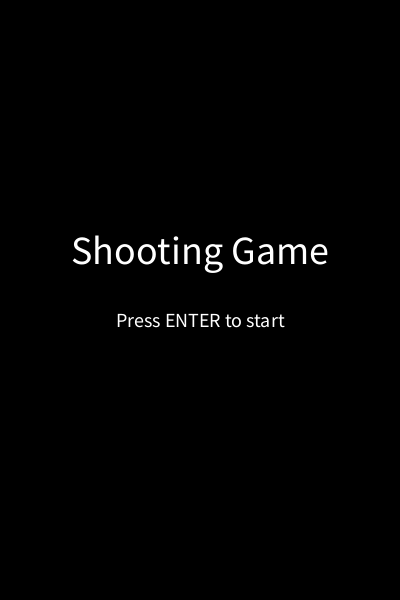
Frame 1 (no input)
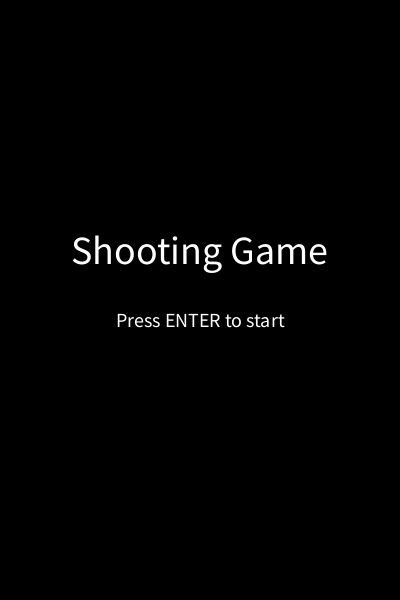
Frame 60 (the mouse pressed at the canvas centre just before this capture)
Frame 120 (the mouse held since frame 60 and released just before this capture): identical to frame 60, image omitted

The Processing sketch that drew these frames (run headless with seeded random() and noise(); from frame 60 on, the mouse is pressed at the canvas centre):

// Processing sketch: shooting_game
// ── shooting_game.pde
int shooterX;  // 射擊器的 X 座標
int shooterY;  // 射擊器的 Y 座標（固定在底部）
int shooterWidth = 60, shooterHeight = 20;  // 射擊器尺寸

ArrayList<Bullet> bullets;  // 存放我方子彈的列表
int bulletSpeed = 12;  // 子彈的速度
int bulletCount = 0;

int ballRadius = 20;  // 球的半徑
ArrayList<Ball> balls;  // 存放所有球的列表
ArrayList<EnemyBullet> enemyBullets;  // 存放敵方子彈的列表

int timer = 30;  // 每關的遊戲時間（秒）
int startTime;   // 遊戲開始的時間戳

int level = 0;  // 關卡（0 表示開始畫面）
int lives = 3;  // 我方生命
boolean gameOver = false;  // 是否遊戲結束
boolean levelComplete = false;  // 是否完成當前關卡

void setup() {
  size(400, 600);
  shooterX = width / 2 - shooterWidth / 2;
  shooterY = height - 50;

  bullets = new ArrayList<Bullet>();
}

void draw() {
  if (level == 0) {
    showStartScreen();  // 顯示開始畫面
  } else if (level > 0 && levelComplete) {
    showLevelTransitionScreen();  // 顯示關卡過渡畫面
  } else {
    runGame();  // 遊戲運行邏輯
  }
}

void showStartScreen() {
  background(0);
  fill(255);
  textSize(40);
  textAlign(CENTER, CENTER);
  text("Shooting Game", width / 2, height / 2 - 50);
  textSize(20);
  text("Press ENTER to start", width / 2, height / 2 + 20);
}

void showLevelTransitionScreen() {
  background(0);
  fill(255);
  textSize(40);
  textAlign(CENTER, CENTER);
  text("Level " + level + " Complete!", width / 2, height / 2 - 50);
  textSize(20);
  if (level < 2) {
    text("Press ENTER to proceed to Level " + (level + 1), width / 2, height / 2 + 20);
  } else {
    text("Press ENTER to finish the game", width / 2, height / 2 + 20);
  }
}

void runGame() {
  background(0);  // 黑色背景

  // 顯示射擊器
  fill(0, 255, 0);  // 綠色射擊器
  rect(shooterX, shooterY, shooterWidth, shooterHeight);

  // 更新並顯示所有球
  for (int i = balls.size() - 1; i >= 0; i--) {
    Ball ball = balls.get(i);
    ball.update();
    ball.display();

    // 檢查每個子彈是否擊中球
    for (int j = bullets.size() - 1; j >= 0; j--) {
      Bullet bullet = bullets.get(j);
      if (dist(bullet.x, bullet.y, ball.x, ball.y) < ballRadius) {
        balls.remove(i);  // 移除被擊中的球
        bullets.remove(j);  // 移除擊中的子彈
        bulletCount--;
        println("Hit!");
        break;
      }
    }
  }

  // 顯示並更新我方子彈
  for (int i = bullets.size() - 1; i >= 0; i--) {
    Bullet bullet = bullets.get(i);
    bullet.update();
    bullet.display();

    // 子彈超出畫布
    if (bullet.y < 0) {
      bullets.remove(i);
      bulletCount--;
    }
  }

  // 顯示敵方子彈並檢查碰撞
  if (level == 2) {  // 第二關添加敵方子彈
    for (int i = enemyBullets.size() - 1; i >= 0; i--) {
      EnemyBullet eb = enemyBullets.get(i);
      eb.update();
      eb.display();

      // 檢查敵方子彈是否擊中我方射擊器
      if (dist(eb.x, eb.y, shooterX + shooterWidth / 2, shooterY) < 15) {
        enemyBullets.remove(i);  // 刪除擊中的敵方子彈
        lives--;  // 生命減少
        println("Lives left: " + lives);
        if (lives <= 0) {
          endGame(false);  // 遊戲結束
        }
      }
    }

    // 隨機生成敵方子彈
    if (frameCount % 40 == 0) {  
      enemyBullets.add(new EnemyBullet());
    }
  }

  // 顯示計時器和關卡
  int timeLeft = timer - (millis() - startTime) / 1000;
  fill(255);
  textSize(20);
  text("Time: " + max(timeLeft, 0), 30, 30);
  text("Level: " + level, 30, 60);
  text("Lives: " + lives, 30, 90);

  // 檢查是否完成當前關卡
  if (balls.isEmpty() && !levelComplete) {
    levelComplete = true;
  }

  // 檢查是否時間用完
  if (timeLeft <= 0 && !gameOver) {
    endGame(false);  // 遊戲結束，失敗
  }
}

// 開始新關卡
void startLevel(int newLevel) {
  level = newLevel;
  balls = new ArrayList<Ball>();
  enemyBullets = new ArrayList<EnemyBullet>();
  int ballCount = 5 + level * 3;  // 每關增加更多的球
  for (int i = 0; i < ballCount; i++) {
    balls.add(new Ball());
  }
  startTime = millis();  // 重置計時器
  levelComplete = false;
}

// 顯示結束畫面
void endGame(boolean win) {
  background(0);
  fill(255);
  textSize(40);
  textAlign(CENTER, CENTER);
  if (win) {
    text("You Win!", width / 2, height / 2);
  } else {
    text("Game Over!", width / 2, height / 2);
  }
  noLoop();
}

// 處理鍵盤輸入
void keyPressed() {
  if (key == CODED) {
    if (keyCode == LEFT && shooterX > 0) {
      shooterX -= 10;  // 向左移動射擊器
    }
    if (keyCode == RIGHT && shooterX < width - shooterWidth) {
      shooterX += 10;  // 向右移動射擊器
    }
  }

  if (key == ' ' && level > 0 && !levelComplete) {  // 按下空格發射多發子彈
    if (bulletCount < 3) {
      bullets.add(new Bullet(shooterX + shooterWidth / 2, shooterY));  // 添加新子彈
      bulletCount++;
    }
    else{
    }
  }

  if (key == ENTER) {
    if (level == 0) {  // 從開始畫面進入遊戲
      startLevel(1);
    } else if (levelComplete) {  // 從過渡畫面進入下一關
      if (level < 2) {
        startLevel(level + 1);
      } else {
        endGame(true);
      }
    }
  }
}

// 球的類別
class Ball {
  float x, y;  // 球的位置
  float speedX, speedY;  // 球的速度

  Ball() {
    x = random(ballRadius, width - ballRadius);
    y = random(ballRadius, height / 2);
    speedX = random(2, 5) * (random(1) > 0.5 ? 1 : -1);
    speedY = random(2, 5) * (random(1) > 0.5 ? 1 : -1);
  }

  void update() {
    x += speedX;
    y += speedY;

    // 邊界反彈
    if (x < ballRadius || x > width - ballRadius) {
      speedX *= -1;
    }
    if (y < ballRadius || y > height / 2) {
      speedY *= -1;
    }
  }

  void display() {
    fill(255, 0, 0);  // 紅色球
    ellipse(x, y, ballRadius * 2, ballRadius * 2);
  }
}

// 子彈的類別
class Bullet {
  float x, y;  // 子彈的位置
  float speed = bulletSpeed;  // 子彈速度

  Bullet(float startX, float startY) {
    x = startX;
    y = startY;
  }

  void update() {
    y -= speed;  // 子彈向上移動
  }

  void display() {
    fill(255, 255, 0);  // 黃色子彈
    ellipse(x, y, 10, 10);
  }
}

// 敵方子彈的類別
class EnemyBullet {
  float x, y;  // 子彈的位置
  float speed = 6;  // 子彈速度

  EnemyBullet() {
    x = random(0, width);  // 隨機生成在頂部
    y = 0;
  }

  void update() {
    y += speed;  // 子彈向下移動
  }

  void display() {
    fill(255, 0, 0);  // 紅色敵方子彈
    ellipse(x, y, 10, 10);
  }
}
